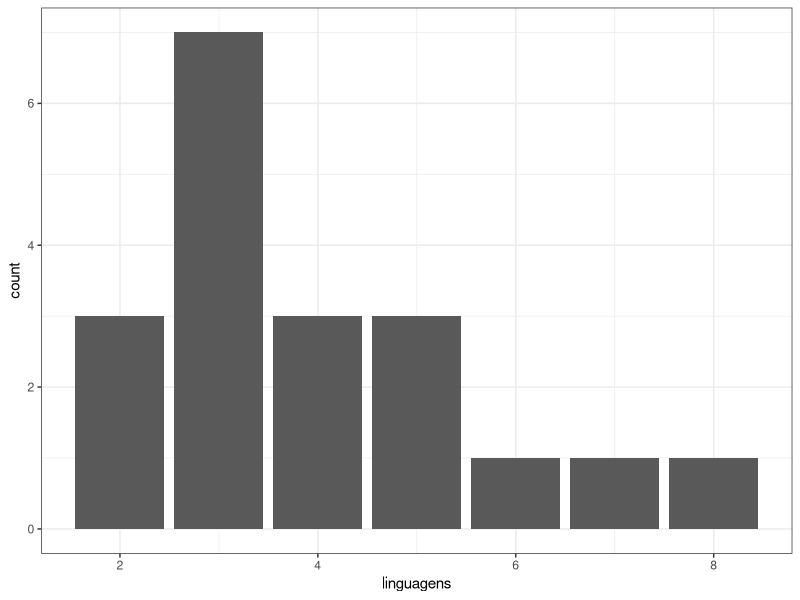
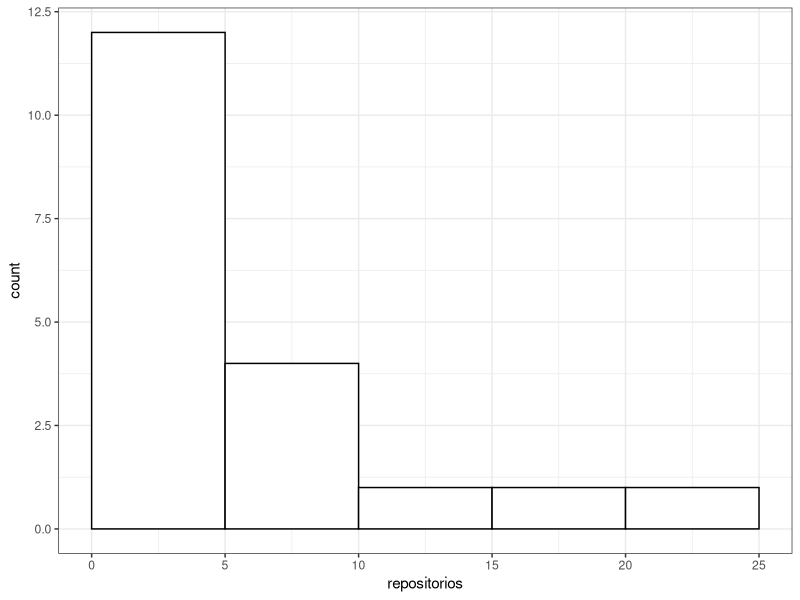
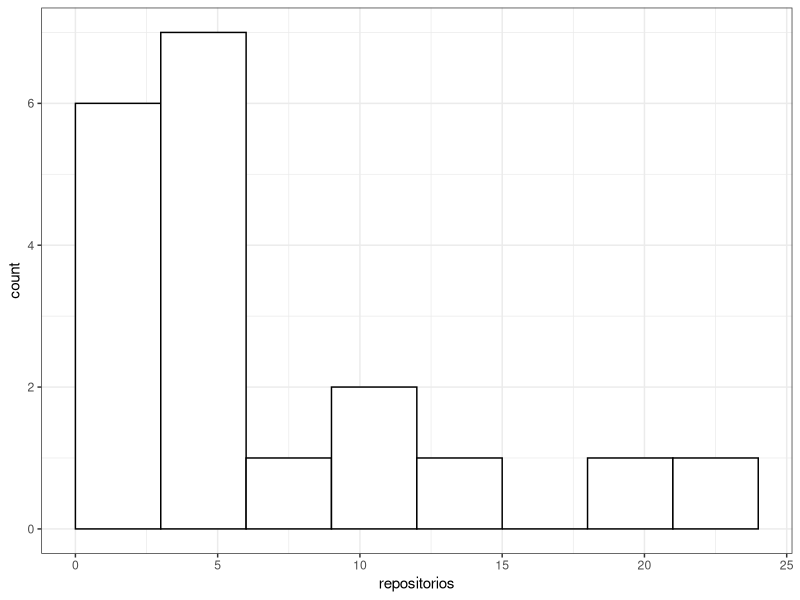
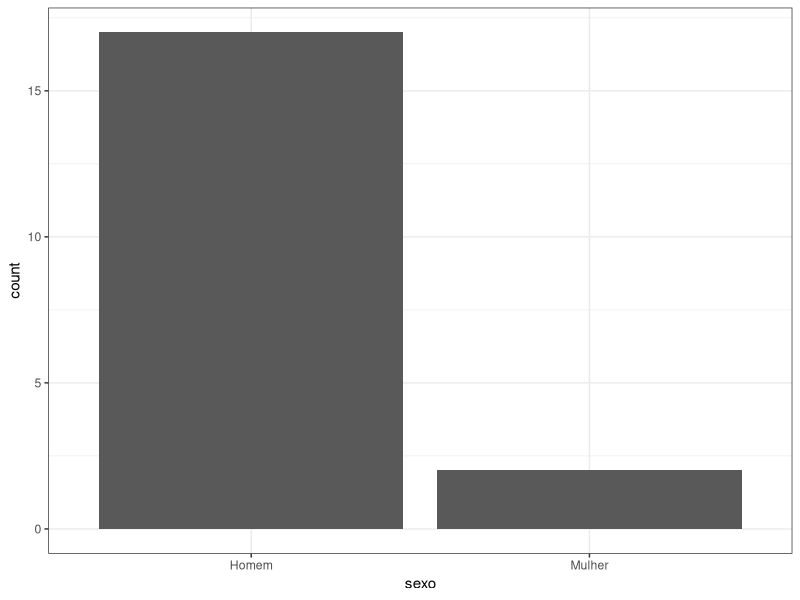
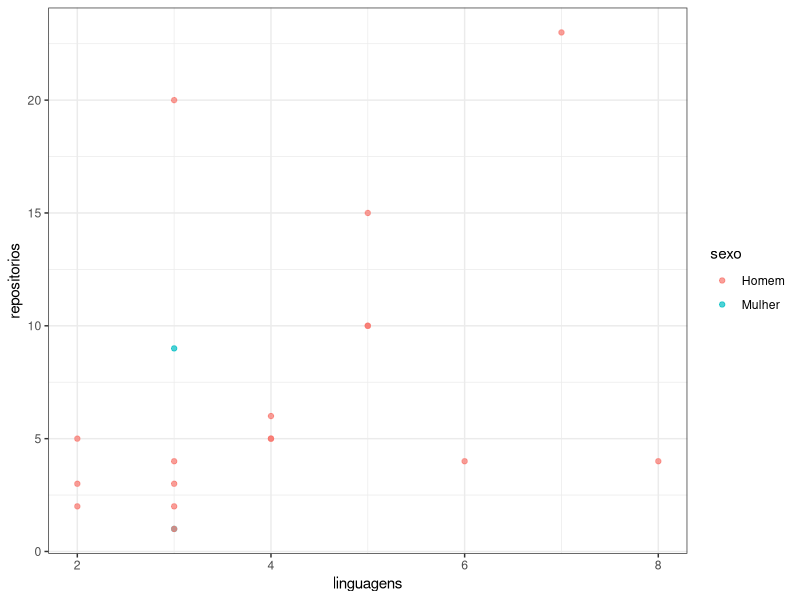
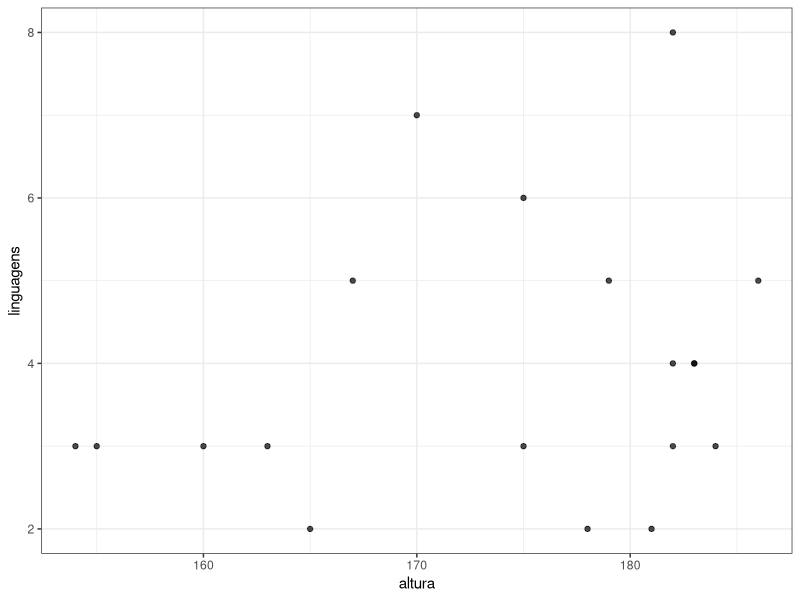
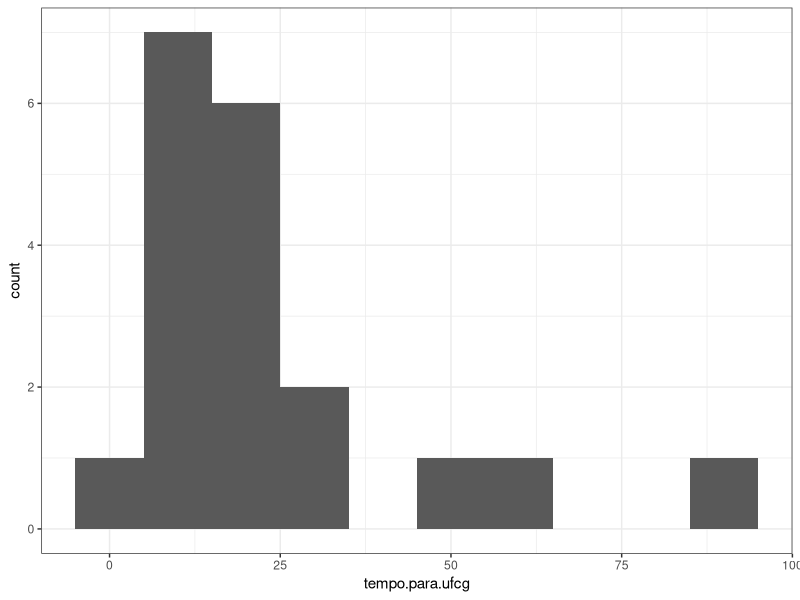
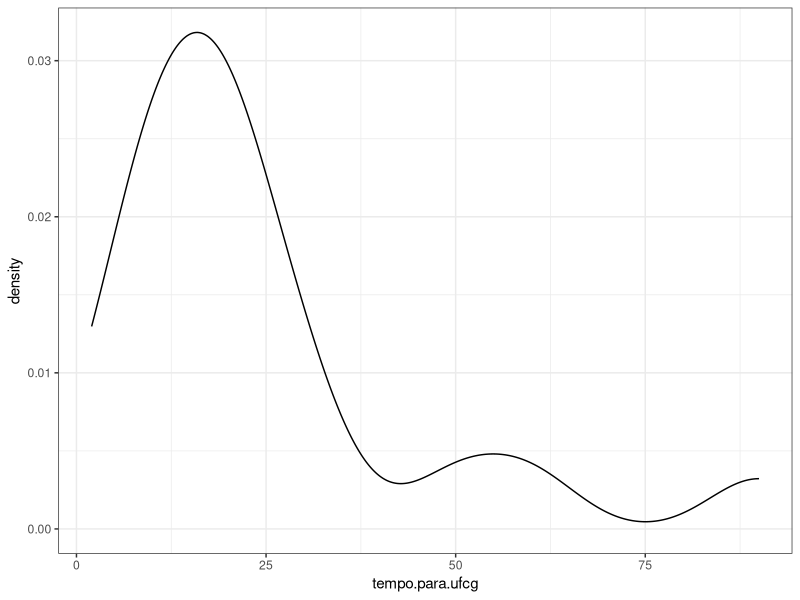

These charts were generated, in order, by the following R code:
## ---- chunk 1
library(dplyr, warn.conflicts = FALSE)
library(ggplot2)
theme_set(theme_bw())
## ---- chunk 2
alunos.tudo = read.csv("dados/alunos-ad1.csv",
                       header=FALSE, 
                       comment.char="#")

#alunos.tudo %>% View()
# mesmo que View(alunos)

alunos.tudo %>% 
  head() %>% 
  select(2, 3)
# select(head(alunos), 2, 3)

alunos = alunos.tudo %>% 
  select(2, 4, 5, 8, 10, 11)

names(alunos) = c("sexo", 
                  "repositorios", 
                  "linguagens", 
                  "altura", 
                  "tempo.para.ufcg", 
                  "transporte")

alunos = alunos %>% filter(transporte != "")
## ---- chunk 3
ggplot(alunos) + 
  geom_bar(mapping = aes(x = linguagens))

ggplot(alunos) + 
  geom_histogram(mapping = aes(x = repositorios), 
                 fill = "white", 
                 colour = "black",
                 breaks = c(0, 5, 10, 15, 20, 25)) 

ggplot(alunos) + 
  geom_histogram(mapping = aes(x = repositorios), 
                 fill = "white", 
                 colour = "black",
                 breaks = c(0, 3, 6, 9, 12, 15, 18, 21, 24)) 

ggplot(alunos) + 
  geom_bar(mapping = aes(x = sexo) )
## ---- chunk 4
ggplot(data = alunos) +
  geom_point(mapping = aes(x = linguagens, 
                           y = repositorios, 
                           colour = sexo), 
             alpha = 0.7) 

ggplot(data = alunos) +
  geom_point(mapping = aes(x = altura, 
                           y = linguagens), 
             alpha = 0.7) 

## ---- chunk 5
ggplot(alunos) + 
  geom_histogram(mapping = aes(tempo.para.ufcg), 
                 binwidth = 10)

ggplot(alunos) + 
  geom_density(mapping = aes(tempo.para.ufcg))

ggplot(alunos) + 
  geom_bar(mapping = aes(transporte))

ggplot(alunos, mapping = aes(x = transporte, 
                             y = tempo.para.ufcg)) + 
  geom_violin() + 
  geom_point(position = position_jitter(width = .2), 
             alpha = .7) 

ggplot(alunos, mapping = aes(x = transporte, 
                             y = tempo.para.ufcg)) + 
  geom_boxplot() + 
  geom_point(position = position_jitter(width = .2), 
             alpha = .7) 

## ---- chunk 6
diamonds
ggplot(diamonds) + 
  geom_histogram(mapping = aes(x = carat))

ggplot(diamonds) + 
  geom_density(mapping = aes(x = carat))

ggplot(diamonds) + 
  geom_histogram(mapping = aes(x = carat), 
                 binwidth = .01) 

ggplot(diamonds, mapping = aes(x = cut, y = carat)) + 
  geom_boxplot()  
  #geom_point(position = position_jitter(width = .2), alpha = .02)
